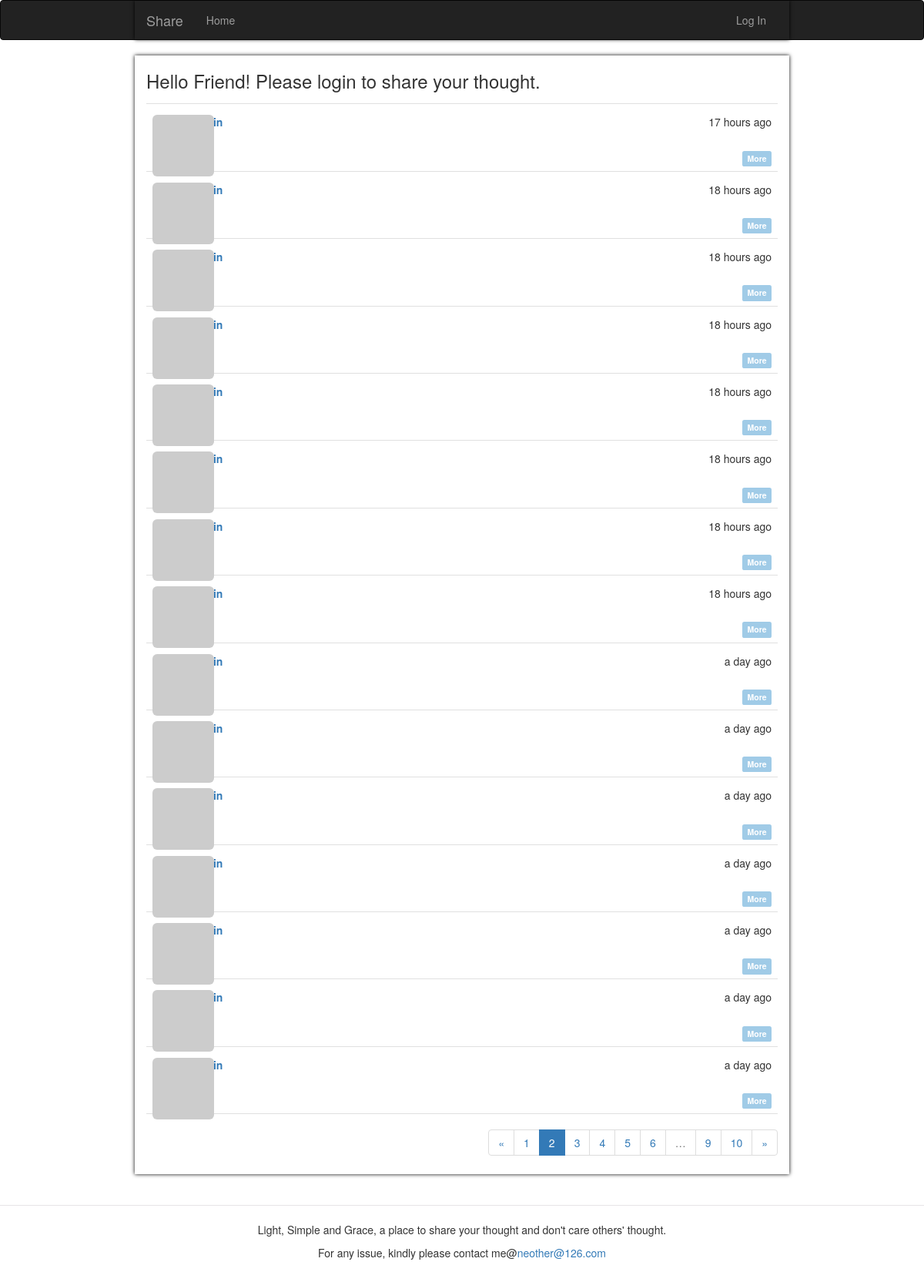
Screenshot of /?page=2 with the database file from the repository.
### app/models.py (models this page shows, shortened)
class Post(db.Model):
    __tablename__ = 'posts'
    id = db.Column(db.Integer, primary_key=True)
    body = db.Column(db.Text)
    timestamp = db.Column(db.DateTime, index=True, default=datetime.utcnow)
    author_id = db.Column(db.Integer, db.ForeignKey('users.id'))
    body_html = db.Column(db.Text)
    comments = db.relationship('Comment', backref='post', lazy='dynamic')
    Top = db.Column(db.Integer, default=0)

### app/main/views.py (the view)
@main.route('/', methods=['GET', 'POST'])
def index():
    if current_user.can(Permission.WRITE) and request.method == 'POST':
        post = Post(body=request.form.get('content','666'),
                    author=current_user._get_current_object())
        db.session.add(post)
        db.session.commit()
        return redirect(url_for('.index'))
    page = request.args.get('page', 1, type=int)
    pagination = Post.query.order_by(Post.Top.desc(), Post.timestamp.desc()).paginate(
        page, per_page=current_app.config['FLASKY_POSTS_PER_PAGE'],
        error_out=False)
    posts = pagination.items
    return render_template('index.html',posts=posts,
                           pagination=pagination)

### app/auth/views.py (called while the page is built)
@auth.before_app_request
def before_request():
    if current_user.is_authenticated:
        current_user.ping()
        if not current_user.confirmed \
                and request.blueprint != 'auth' \
                and request.endpoint != 'static':
            return redirect(url_for('auth.unconfirmed'))

### app/main/__init__.py (called while the page is built)
@main.app_context_processor
def inject_permissions():
    return dict(Permission=Permission)

### app/models.py (called while the page is built)
    def gravatar_hash(self):
        return hashlib.md5(self.email.lower().encode('utf-8')).hexdigest()

    def gravatar(self, size=100, default='identicon', rating='g'):
        url = 'https://secure.gravatar.com/avatar'
        hash = self.avatar_hash or self.gravatar_hash()
        return '{url}/{hash}?s={size}&d={default}&r={rating}'.format(
            url=url, hash=hash, size=size, default=default, rating=rating)

    def can(self, permissions):
        return False

### app/templates/index.html (shortened to what this page needs)
{% extends "base.html" %}
{% import "bootstrap/wtf.html" as wtf %}
{% import "_macros.html" as macros %}
{% block page_content %}
        <h3>Hello {% if current_user.is_authenticated %}
                            {{ current_user.username }}!
                        {% else %}
                            Friend! Please login to share your thought.
                        {% endif %}</h3>
    {% include '_topic.html' %}
    {% if pagination %}
        <div class="pagination">
            {{ macros.pagination_widget(pagination, '.index') }}
        </div>
    {% endif %}
{% endblock %}

### app/templates/_topic.html (shortened to what this page needs)
<ul class="posts">
    {% for post in posts %}
        <li class="post">
            <div class="profile-thumbnail">
                <a href="{{ url_for('.user',username=post.author.username)}}">
                    <img class="img-rounded profile-thumbnail"
                    src="{{ post.author.gravatar(size=40) }}">
                </a>
            </div>
            <div class="post-content">
                <div class="post-date">{{ moment(post.timestamp).fromNow() }}</div>
                <div class="post-author">
                    <a href="{{ url_for('.user',username=post.author.username)}}">
                    </a>
                </div>
                <div class="post-body">
                    <a style="color:black" href="{{ url_for('.post', id=post.id) }}">
                </div>
                <div class="post-footer">
                            <a href="{{ url_for('.post', id=post.id) }}">
                                    <span class="label label-info">More</span></a>
                                </div>
                            </div>
                        </li>
                    {% endfor %}
                </ul>

### app/static/styles.css (style rules this page uses)
.profile-thumbnail { margin-top: 3px; position: absolute; }
ul.posts { list-style-type: none; padding: 0px; margin: 16px 0px 0px 0px; border-top: 1px solid #e0e0e0; }
ul.posts li.post { padding: 8px; border-bottom: 1px solid #e0e0e0; }
div.post-date { float: right; }
div.post-author { font-weight: bold; }
div.post-content { margin-top: 5px; margin-left: 48px; min-height: 48px; }
div.post-footer { text-align: right; }
div.pagination { width: 100%; text-align: right; padding: 0px; margin: 0px; }
.post-body { margin-top: 3px; text-align: left; height:1.6em; overflow: hidden; text-overflow: ellipsis; display: -webkit-box; -webkit-line-clamp: 1; -webkit-box-orient: vertical; }
.label-info { background-color: #A0CBE7; }

### rows the page displays
Post: timestamp "17 hours ago"
Post: timestamp "18 hours ago"
Post: timestamp "18 hours ago"
Post: timestamp "18 hours ago"
Post: timestamp "18 hours ago"
Post: timestamp "18 hours ago"
Post: timestamp "18 hours ago"
Post: timestamp "18 hours ago"
Post: timestamp "a day ago"
Post: timestamp "a day ago"
Post: timestamp "a day ago"
Post: timestamp "a day ago"
Post: timestamp "a day ago"
Post: timestamp "a day ago"
Post: timestamp "a day ago"

### other values shown
{{ p }} "1" "3" "4" "5" "6" "9" "10"
{{ p }} "2"
